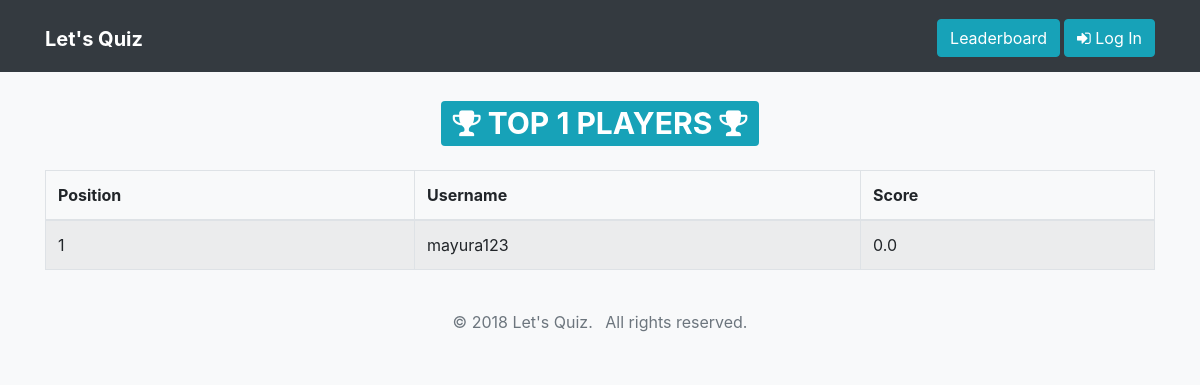
/leaderboard, run on an earlier commit of the app's database.
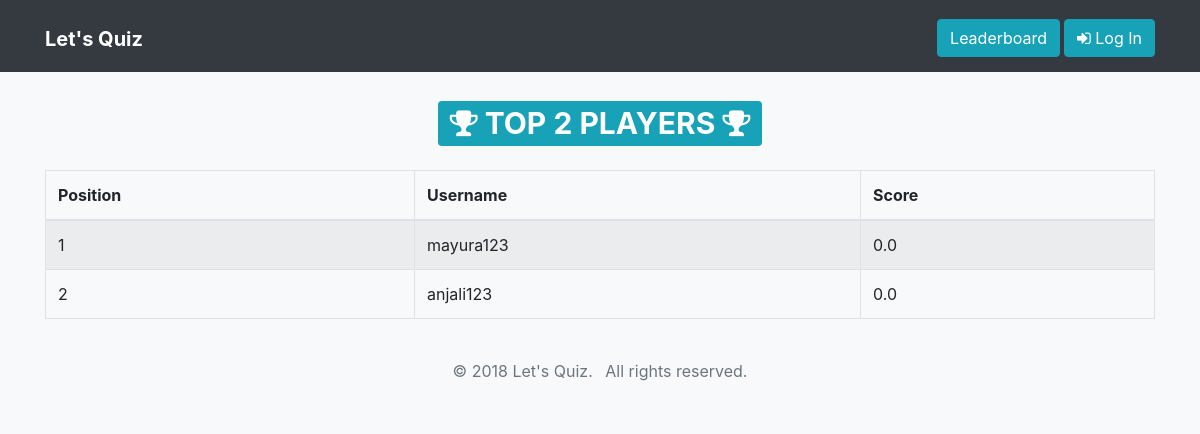
And on a later commit of the database.
### quiz/models.py (models this page shows, shortened)
class TimeStampedModel:
    created = db.Column(db.DateTime, default=datetime.utcnow)
    modified = db.Column(db.DateTime, default=datetime.utcnow, onupdate=datetime.utcnow)

class QuizProfile(db.Model, TimeStampedModel):
    __tablename__ = "quiz_profiles"
    id = db.Column(db.Integer, primary_key=True)
    user_id = db.Column(db.Integer, db.ForeignKey("users.id"))
    total_score = db.Column(db.Float, default=0.0)
    attempts = db.relationship("AttemptedQuestion", backref="quiz_profile", lazy=True)

class User(db.Model, UserMixin, TimeStampedModel):
    __tablename__ = "users"
    id = db.Column(db.Integer, primary_key=True)
    username = db.Column(db.String(150), unique=True, nullable=False)
    email = db.Column(db.String(150), unique=True)
    first_name = db.Column(db.String(100))
    last_name = db.Column(db.String(100))
    password_hash = db.Column(db.String(255))
    quiz_profile = db.relationship("QuizProfile", backref="user", uselist=False)

### quiz/routes.py (the view)
@quiz_blueprint.route("/leaderboard")
def leaderboard():
    top_quiz_profiles = (
        QuizProfile.query.order_by(QuizProfile.total_score.desc()).limit(500).all()
    )
    total_count = len(top_quiz_profiles)
    return render_template(
        "quiz/leaderboard.html",
        top_quiz_profiles=top_quiz_profiles,
        total_count=total_count,
    )

### templates/quiz/leaderboard.html (shortened to what this page needs)
{% extends 'base.html' %}  {% block content %}
<div class="container">
  <h1 class="text-center my-4">
    <span class="badge badge-info"
      ><i class="fa fa-trophy" aria-hidden="true"></i> TOP {{ total_count }}
      PLAYERS <i class="fa fa-trophy" aria-hidden="true"></i
    ></span>
  </h1>
  <table class="table table-striped table-bordered">
    <thead>
      <tr>
        <th>Position</th>
        <th>Username</th>
        <th>Score</th>
      </tr>
    </thead>
    <tbody>
      {% for quiz_profile in top_quiz_profiles %}
      <tr>
        <td>{{ loop.index }}</td>
        <td>{{ quiz_profile.user.username }}</td>
        <td>{{ quiz_profile.total_score }}</td>
      </tr>
      {% endfor %}
    </tbody>
  </table>
</div>
{% endblock content %}

What changed in the data, as far as the page shows it:
added QuizProfile: user.username "anjali123", total_score "0.0"
Also different on the page:
{{ total_count }}: "1" → "2"
